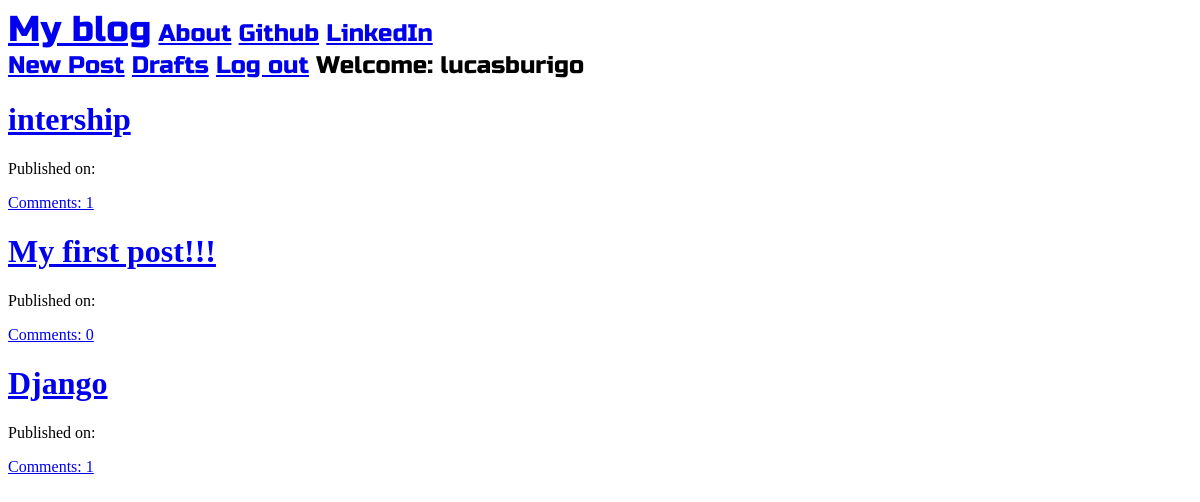
The app's page / (signed in) with its own data.
### blog_app/models.py (models this page shows, shortened)
class Post(models.Model):
    author = models.ForeignKey('auth.User', on_delete=models.CASCADE)
    title = models.CharField(max_length=200)
    text = models.TextField()
    created_date = models.DateTimeField(default=timezone.now())
    published_date = models.DateTimeField(blank=True, null=True)
    def approve_comments(self):
        return self.comments.filter(approved_comment=True)

### blog_app/views.py (the view)
# urls.py: url(r'^$', views.PostListView.as_view(), name='post_list'),
class PostListView(ListView):
    model = Post
    def get_queryset(self):
        return Post.objects.filter(published_date__lte=timezone.now()).order_by('-published_date')

### blog_app/templates/blog_app/post_list.html
{% extends "blog_app/base.html" %}
{% block content %}
<div class="centerstage">
    {% for post in post_list %}
        <div class="post">
            <h1><a href="{% url 'post_detail' pk=post.pk %}">{{ post.title}}</a></h1>
            <div class="date">
                <p>Published on: {{post.published|date:"D M Y"}}</p>
            </div>
            <a href="{% url 'post_detail' pk=post.pk %}">Comments: {{ post.approve_comments.count}}</a>
        </div>
    {% endfor %}
</div>
{% endblock %}

### blog_app/templates/blog_app/base.html (shortened to what this page needs)
<!DOCTYPE html>
{% load static %}
<html lang="en">
<head>
        <link href="https://maxcdn.bootstrapcdn.com/font-awesome/4.7.0/css/font-awesome.min.css" rel="stylesheet">
        <link rel="stylesheet" href="//cdn.jsdelivr.net/npm/medium-editor@latest/dist/css/medium-editor.min.css" type="text/css" media="screen" charset="utf-8">
        <link rel="stylesheet" href="{% static 'css/blog.css' %}">
</head>
<body class="loader">
<nav class="navbar navbar-expand-lg bg-light techfont">
    <div class="container">
        <div class="navbar-nav align-items-center">
            <a class="navbar-brand bigbrand" href="{% url 'post_list' %}">My blog</a>
            <a class="nav-item nav-link" href="{% url 'about' %}">About</a>
            <a class="nav-item nav-link" href="https://github.com">Github</a>
            <a class="nav-item nav-link" href="https://www.linkedin.com/feed">LinkedIn</a>
        </div>
       <div class="navbar-nav align-items-center ml-auto">
          {% if user.is_authenticated %}
            <a class="nav-item nav-link" href="{% url 'post_new' %}">New Post</a>
            <a class="nav-item nav-link" href="{% url 'post_draft_list' %}">Drafts</a>
            <a class="nav-item nav-link" href="{% url 'logout' %}">Log out</a>
            <a >Welcome: {{ user.username }}</a>
          {% else %}
            <a class="nav-item nav-link" href="{% url 'login' %}" aria-label="Login">
              <span class="fa fa-user" aria-hidden="true"></span></a>
          {% endif %}
        </div>
    </div>
</nav>
<div class="content container">
    <div class="row">
        <div class="col-md-8">
            <div class="blog_posts">
                {% block content %}
                {% endblock %}
            </div>
        </div>
    </div>
</div>
</body>
</html>

### blog_app/static/css/blog.css (style rules this page uses)
.techfont { font-family: 'Russo One', sans-serif; font-size: 1.5em; margin-bottom: 10px; }
.centerstage { margin-left: auto; margin-right: auto; }
.bigbrand { font-size: 1.5em; }
.loader { filter:hue-rotate(0deg); color: linear-gradient(45deg,#0f8,#08f); animation:hue 5000ms infinite linear; }

### records on screen
Post: title "intership", approve_comments.count "1"
Post: title "My first post!!!", approve_comments.count "0"
Post: title "Django", approve_comments.count "1"

### other values on screen
{{ user.username }} "lucasburigo"
